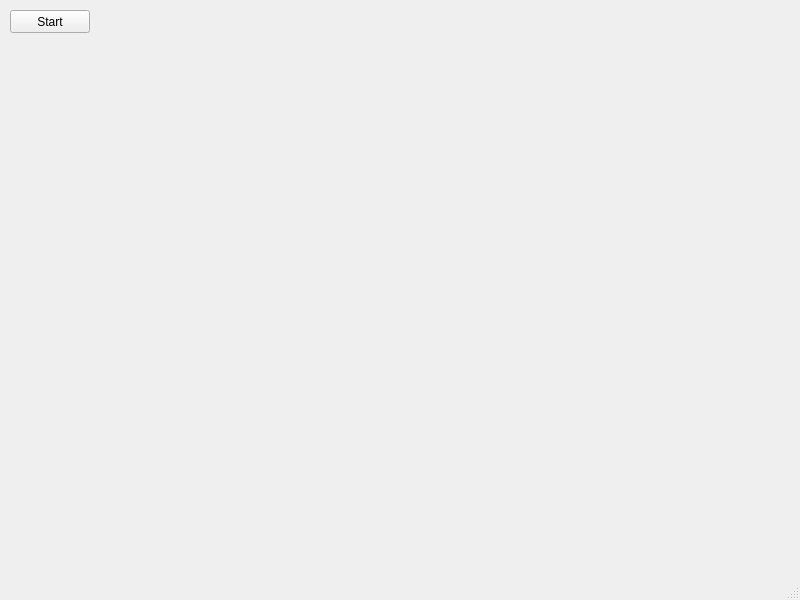
<?xml version="1.0" encoding="UTF-8"?>
<ui version="4.0">
 <class>MainWindow</class>
 <widget class="QMainWindow" name="MainWindow">
  <property name="geometry">
   <rect>
    <x>0</x>
    <y>0</y>
    <width>800</width>
    <height>600</height>
   </rect>
  </property>
  <property name="windowTitle">
   <string>MainWindow</string>
  </property>
  <widget class="QWidget" name="centralwidget">
   <widget class="QPushButton" name="pushButton">
    <property name="geometry">
     <rect>
      <x>10</x>
      <y>10</y>
      <width>80</width>
      <height>23</height>
     </rect>
    </property>
    <property name="text">
     <string>Start</string>
    </property>
   </widget>
  </widget>
  <widget class="QMenuBar" name="menubar">
   <property name="geometry">
    <rect>
     <x>0</x>
     <y>0</y>
     <width>800</width>
     <height>20</height>
    </rect>
   </property>
  </widget>
  <widget class="QStatusBar" name="statusbar"/>
 </widget>
 <resources/>
 <connections/>
</ui>
